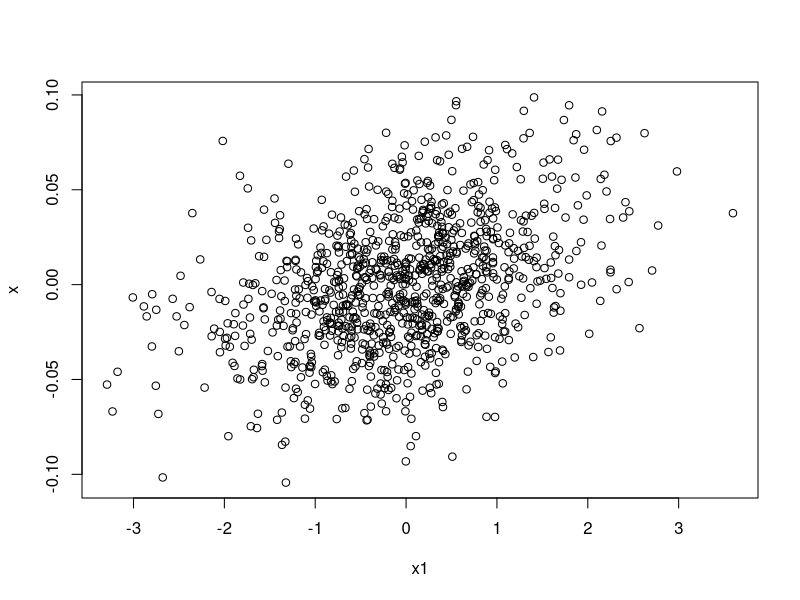

Source code (R):
n     <- 1000                    # length of vector
rho   <- 0.38                  # desired correlation = cos(angle)
theta <- acos(rho)             # corresponding angle
x1    <- rnorm(n, 0, 1)        # fixed given data
x2    <- rnorm(n, 0, 1)      # new random data
X     <- cbind(x1, x2)         # matrix
Xctr  <- scale(X, center=TRUE, scale=FALSE)   # centered columns (mean 0)
x1
Id   <- diag(n)                               # identity matrix
Q    <- qr.Q(qr(Xctr[ , 1, drop=FALSE]))      # QR-decomposition, just matrix Q
P    <- tcrossprod(Q)          # = Q Q'       # projection onto space defined by x1
x2o  <- (Id-P) %*% Xctr[ , 2]                 # x2ctr made orthogonal to x1ctr
Xc2  <- cbind(Xctr[ , 1], x2o)                # bind to matrix
Y    <- Xc2 %*% diag(1/sqrt(colSums(Xc2^2)))  # scale columns to length 1

x <- Y[ , 2] + (1 / tan(theta)) * Y[ , 1]     # final new vector
cor(x1, x)                                    # check correlation = rho
plot(x1, x)                                   # plot x1,x

xtable <- cbind(x1,x)
write.csv(xtable, file = "correlation.csv")


